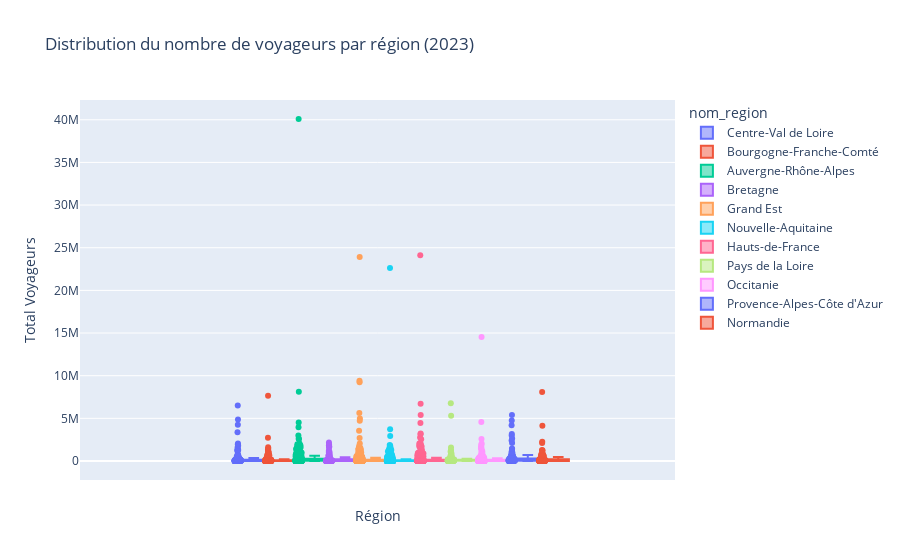

Notebook source saved alongside this figure:
### Markdown cell above
## BONUS Simples visualisations

### Code cell
fig = px.box(
    gares_communes[(gares_communes["Année"] == "2023") & (gares_communes["nom_region"] != "Île-de-France")],
    y="Total Voyageurs",
    color="nom_region",
    points="all",
    hover_data=["libelle", "nom_commune"],
    title="Distribution du nombre de voyageurs par région (2023)"
)
fig.update_layout(yaxis_title="Total Voyageurs", xaxis_title="Région")
fig.show()

### Figure 1 — Plotly figure (JSON) as saved in the notebook; plotly's stock layout.template omitted (floating-point values rounded to 4 significant figures; data arrays with more than 128 entries replaced by an {"elided": "..."} marker saying what was removed)
{"data": [{"alignmentgroup": "True", "boxpoints": "all", "customdata": {"elided": "160x2 str values"}, "hovertemplate": "nom_region=Centre-Val de Loire<br>Total Voyageurs=%{y}<br>libelle=%{customdata[0]}<br>nom_commune=%{customdata[1]}<extra></extra>", "legendgroup": "Centre-Val de Loire", "marker": {"color": "#636efa"}, "name": "Centre-Val de Loire", "notched": false, "offsetgroup": "Centre-Val de Loire", "orientation": "v", "showlegend": true, "type": "box", "x0": " ", "xaxis": "x", "y": {"elided": "160 float values"}, "y0": " ", "yaxis": "y"}, {"alignmentgroup": "True", "boxpoints": "all", "customdata": {"elided": "195x2 str values"}, "hovertemplate": "nom_region=Bourgogne-Franche-Comté<br>Total Voyageurs=%{y}<br>libelle=%{customdata[0]}<br>nom_commune=%{customdata[1]}<extra></extra>", "legendgroup": "Bourgogne-Franche-Comté", "marker": {"color": "#EF553B"}, "name": "Bourgogne-Franche-Comté", "notched": false, "offsetgroup": "Bourgogne-Franche-Comté", "orientation": "v", "showlegend": true, "type": "box", "x0": " ", "xaxis": "x", "y": {"elided": "195 float values"}, "y0": " ", "yaxis": "y"}, {"alignmentgroup": "True", "boxpoints": "all", "customdata": {"elided": "328x2 str values"}, "hovertemplate": "nom_region=Auvergne-Rhône-Alpes<br>Total Voyageurs=%{y}<br>libelle=%{customdata[0]}<br>nom_commune=%{customdata[1]}<extra></extra>", "legendgroup": "Auvergne-Rhône-Alpes", "marker": {"color": "#00cc96"}, "name": "Auvergne-Rhône-Alpes", "notched": false, "offsetgroup": "Auvergne-Rhône-Alpes", "orientation": "v", "showlegend": true, "type": "box", "x0": " ", "xaxis": "x", "y": {"elided": "328 float values"}, "y0": " ", "yaxis": "y"}, {"alignmentgroup": "True", "boxpoints": "all", "customdata": {"elided": "119x2 str values"}, "hovertemplate": "nom_region=Bretagne<br>Total Voyageurs=%{y}<br>libelle=%{customdata[0]}<br>nom_commune=%{customdata[1]}<extra></extra>", "legendgroup": "Bretagne", "marker": {"color": "#ab63fa"}, "name": "Bretagne", "notched": false, "offsetgroup": "Bretagne", "orientation": "v", "showlegend": true, "type": "box", "x0": " ", "xaxis": "x", "y": [60290.0, 203800.0, 12430.0, 7798.0, 1619000.0, 446200.0, 668300.0, 1155.0, 193900.0, 19090.0, 12780.0, 15070.0, 228600.0, 182500.0, 52390.0, 14870.0, 85330.0, 272300.0, 3913.0, 219200.0, 820600.0, 33560.0, 2169.0, 2171000.0, 984.0, 11930.0, 45300.0, 1372.0, 328500.0, 22500.0, 1258000.0, 71400.0, 24170.0, 10190.0, 3442.0, 75350.0, 65160.0, 11030.0, 17470.0, 1094000.0, 1911000.0, 545.0, 17900.0, 4247.0, 11030.0, 84920.0, 139300.0, 1834000.0, 3750.0, 26070.0, 6703.0, 63840.0, 30090.0, 2916.0, 29110.0, 157.0, 10960.0, 173900.0, 3344.0, 45900.0, 333300.0, 104200.0, 77850.0, 13430.0, 1051000.0, 897.0, 13210.0, 83500.0, 946.0, 285600.0, 1338.0, 225500.0, 18560.0, 243.0, 82210.0, 26310.0, 15.0, 383000.0, 3660.0, 433600.0, 6239.0, 1360.0, 78470.0, 720.0, 1037000.0, 5285.0, 605900.0, 724.0, 5931.0, 20080.0, 303500.0, 90780.0, 1813.0, 3068.0, 49530.0, 3413.0, 21530.0, 320100.0, 21880.0, 16490.0, 88190.0, 86.0, 3544.0, 34500.0, 41520.0, 817100.0, 87370.0, 928.0, 65660.0, 93490.0, 1704000.0, 908.0, 586000.0, 41630.0, 8888.0, 628400.0, 1142.0, 253300.0, 44860.0], "y0": " ", "yaxis": "y"}, {"alignmentgroup": "True", "boxpoints": "all", "customdata": {"elided": "379x2 str values"}, "hovertemplate": "nom_region=Grand Est<br>Total Voyageurs=%{y}<br>libelle=%{customdata[0]}<br>nom_commune=%{customdata[1]}<extra></extra>", "legendgroup": "Grand Est", "marker": {"color": "#FFA15A"}, "name": "Grand Est", "notched": false, "offsetgroup": "Grand Est", "orientation": "v", "showlegend": true, "type": "box", "x0": " ", "xaxis": "x", "y": {"elided": "379 float values"}, "y0": " ", "yaxis": "y"}, {"alignmentgroup": "True", "boxpoints": "all", "customdata": {"elided": "323x2 str values"}, "hovertemplate": "nom_region=Nouvelle-Aquitaine<br>Total Voyageurs=%{y}<br>libelle=%{customdata[0]}<br>nom_commune=%{customdata[1]}<extra></extra>", "legendgroup": "Nouvelle-Aquitaine", "marker": {"color": "#19d3f3"}, "name": "Nouvelle-Aquitaine", "notched": false, "offsetgroup": "Nouvelle-Aquitaine", "orientation": "v", "showlegend": true, "type": "box", "x0": " ", "xaxis": "x", "y": {"elided": "323 float values"}, "y0": " ", "yaxis": "y"}, {"alignmentgroup": "True", "boxpoints": "all", "customdata": {"elided": "345x2 str values"}, "hovertemplate": "nom_region=Hauts-de-France<br>Total Voyageurs=%{y}<br>libelle=%{customdata[0]}<br>nom_commune=%{customdata[1]}<extra></extra>", "legendgroup": "Hauts-de-France", "marker": {"color": "#FF6692"}, "name": "Hauts-de-France", "notched": false, "offsetgroup": "Hauts-de-France", "orientation": "v", "showlegend": true, "type": "box", "x0": " ", "xaxis": "x", "y": {"elided": "345 float values"}, "y0": " ", "yaxis": "y"}, {"alignmentgroup": "True", "boxpoints": "all", "customdata": {"elided": "131x2 str values"}, "hovertemplate": "nom_region=Pays de la Loire<br>Total Voyageurs=%{y}<br>libelle=%{customdata[0]}<br>nom_commune=%{customdata[1]}<extra></extra>", "legendgroup": "Pays de la Loire", "marker": {"color": "#B6E880"}, "name": "Pays de la Loire", "notched": false, "offsetgroup": "Pays de la Loire", "orientation": "v", "showlegend": true, "type": "box", "x0": " ", "xaxis": "x", "y": {"elided": "131 float values"}, "y0": " ", "yaxis": "y"}, {"alignmentgroup": "True", "boxpoints": "all", "customdata": {"elided": "267x2 str values"}, "hovertemplate": "nom_region=Occitanie<br>Total Voyageurs=%{y}<br>libelle=%{customdata[0]}<br>nom_commune=%{customdata[1]}<extra></extra>", "legendgroup": "Occitanie", "marker": {"color": "#FF97FF"}, "name": "Occitanie", "notched": false, "offsetgroup": "Occitanie", "orientation": "v", "showlegend": true, "type": "box", "x0": " ", "xaxis": "x", "y": {"elided": "267 float values"}, "y0": " ", "yaxis": "y"}, {"alignmentgroup": "True", "boxpoints": "all", "customdata": {"elided": "141x2 str values"}, "hovertemplate": "nom_region=Provence-Alpes-Côte d'Azur<br>Total Voyageurs=%{y}<br>libelle=%{customdata[0]}<br>nom_commune=%{customdata[1]}<extra></extra>", "legendgroup": "Provence-Alpes-Côte d'Azur", "marker": {"color": "#636efa"}, "name": "Provence-Alpes-Côte d'Azur", "notched": false, "offsetgroup": "Provence-Alpes-Côte d'Azur", "orientation": "v", "showlegend": true, "type": "box", "x0": " ", "xaxis": "x", "y": {"elided": "141 float values"}, "y0": " ", "yaxis": "y"}, {"alignmentgroup": "True", "boxpoints": "all", "customdata": {"elided": "117x2 str values"}, "hovertemplate": "nom_region=Normandie<br>Total Voyageurs=%{y}<br>libelle=%{customdata[0]}<br>nom_commune=%{customdata[1]}<extra></extra>", "legendgroup": "Normandie", "marker": {"color": "#EF553B"}, "name": "Normandie", "notched": false, "offsetgroup": "Normandie", "orientation": "v", "showlegend": true, "type": "box", "x0": " ", "xaxis": "x", "y": [25120.0, 112800.0, 188500.0, 8095000.0, 82530.0, 25890.0, 212500.0, 628100.0, 4.0, 1710.0, 701000.0, 19170.0, 455000.0, 4890.0, 169300.0, 0.0, 1189000.0, 11640.0, 0.0, 0.0, 37050.0, 2906.0, 74750.0, 8618.0, 2996.0, 29540.0, 7975.0, 15040.0, 170600.0, 155700.0, 4321.0, 0.0, 17200.0, 24930.0, 73540.0, 1277000.0, 627700.0, 455800.0, 101800.0, 42160.0, 126900.0, 0.0, 1.0, 616300.0, 50180.0, 268200.0, 34390.0, 309200.0, 0.0, 20960.0, 128900.0, 211100.0, 302300.0, 0.0, 14610.0, 36720.0, 19530.0, 7969.0, 2117000.0, 8303.0, 8730.0, 792800.0, 17380.0, 1244000.0, 24340.0, 383000.0, 867600.0, 633300.0, 103800.0, 7705.0, 604800.0, 4135000.0, 5271.0, 444200.0, 31120.0, 275100.0, 58540.0, 31010.0, 212800.0, 5169.0, 225700.0, 0.0, 356500.0, 100900.0, 233100.0, 0.0, 769100.0, 270700.0, 33860.0, 74750.0, 280.0, 9017.0, 0.0, 44230.0, 15220.0, 57300.0, 8097.0, 30900.0, 0.0, 11470.0, 15120.0, 0.0, 18300.0, 5262.0, 19640.0, 1569.0, 375.0, 123500.0, 91220.0, 1540.0, 69740.0, 205300.0, 32490.0, 326.0, 143500.0, 2264000.0, 7083.0], "y0": " ", "yaxis": "y"}], "layout": {"boxmode": "group", "legend": {"title": {"text": "nom_region"}, "tracegroupgap": 0}, "title": {"text": "Distribution du nombre de voyageurs par région (2023)"}, "xaxis": {"anchor": "y", "domain": [0, 1], "title": {"text": "Région"}}, "yaxis": {"anchor": "x", "domain": [0, 1], "title": {"text": "Total Voyageurs"}}}}
